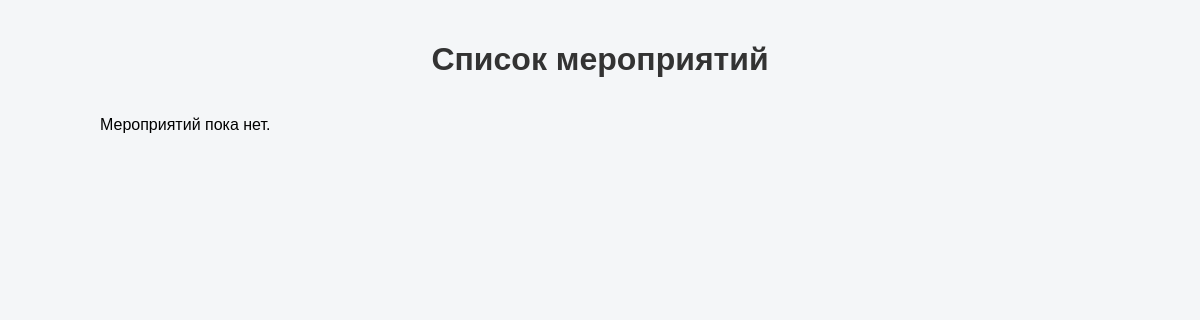
The app's page /, older data.
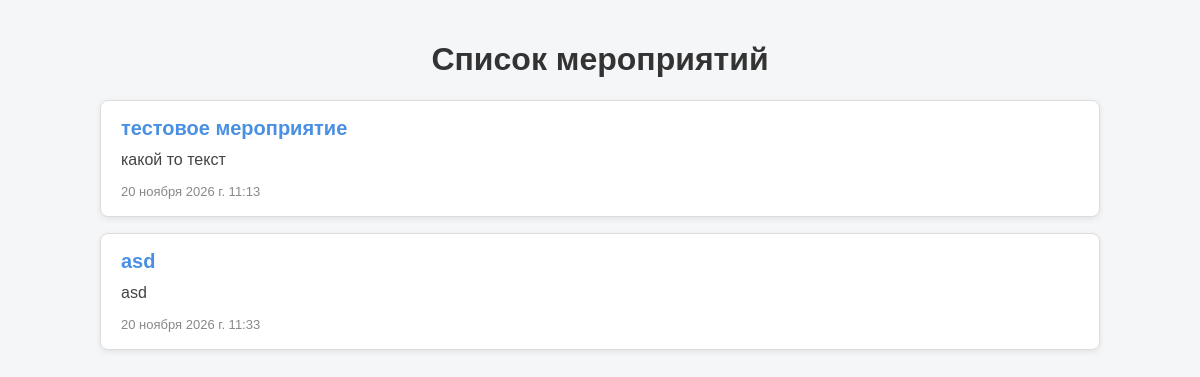
The same page, newer data.
### main/models.py (models this page shows)
class Мероприятие(models.Model):
    event_name = models.CharField('Название')
    event_text = models.TextField('Описание мероприятия')
    date = models.DateTimeField('Дата публикации')

### main/views.py (the view)
# urls.py: path('',views.index)
def index(request):
    events = Мероприятие.objects.all()
    return render(request, 'main/index.html',{'events': events})

### main/templates/main/index.html (shortened to what this page needs)
{% load static %}
<!DOCTYPE html>
<html lang="ru">
<head>
    <link rel="stylesheet" href="{% static 'main/style.css' %}">
</head>
<body>
    <h1>Список мероприятий</h1>
    <div class="events">
        {% for event in events %}
            <div class="event-card">
                <h2>{{ event.event_name }}</h2>
                <p>{{ event.event_text }}</p>
                <small class="date">{{ event.date }}</small>
            </div>
        {% empty %}
            <p>Мероприятий пока нет.</p>
        {% endfor %}
    </div>
</body>
</html>

### main/static/main/style.css (style rules this page uses)
body { font-family: Arial, sans-serif; background: #f4f6f8; margin: 0; padding: 20px; }
h1 { text-align: center; color: #333; }
.events { max-width: 1000px; margin: 20px auto; display: grid; gap: 16px; }
.event-card { background: #fff; border: 1px solid #ddd; border-radius: 8px; padding: 16px 20px; box-shadow: 0 2px 6px rgba(0, 0, 0, 0.08); }
.event-card h2 { margin: 0 0 8px; color: #4a90e2; font-size: 20px; }
.event-card p { margin: 0 0 10px; color: #444; line-height: 1.5; }
.event-card .date { color: #888; font-size: 13px; }

Row changes from the older to the newer data that the page shows:
added Мероприятие: event_name "тестовое мероприятие", event_text "какой то текст", date "20 ноября 2026 г. 11:13"
added Мероприятие: event_name "asd", event_text "asd", date "20 ноября 2026 г. 11:33"
Text that changed along with them:
text no longer shown: "Мероприятий пока нет."
